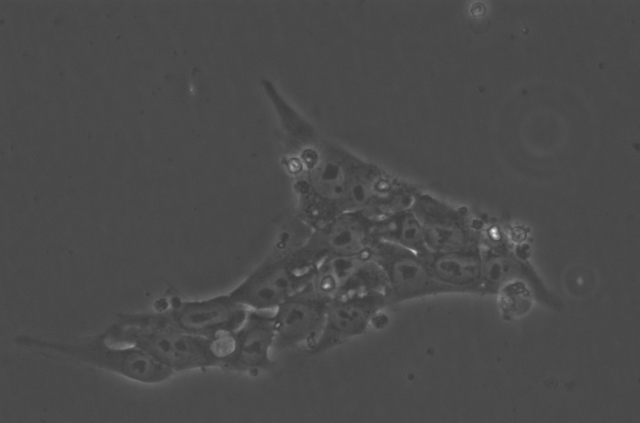
#> input picture orig/ad3 (R) E8 p15 24h 40x 1-orig-crop.tif, 1280 x 845 px (shown at 1/2 size); its folder holds 4 pictures in this run
$ jupyter execute data_preproc.ipynb
#> lines starting #> are read from the running program, lines starting #| are printed output that depends on the picture
[cell 1]
import cv2
import os
import numpy as np

new_image_size = (448, 448)

image_folder = 'orig'
output_folder = 'output'

if not os.path.exists(output_folder):
    os.makedirs(output_folder)

for filename in os.listdir(image_folder):
    img_path = os.path.join(image_folder, filename)
    gray_img = cv2.imread(img_path, cv2.IMREAD_GRAYSCALE)
#> gray_img is the input picture: shape (845, 1280); min 55, max 253, mean 74.7

    # contrast_img = cv2.convertScaleAbs(gray_img, alpha=alpha, beta=beta)
    clahe = cv2.createCLAHE(clipLimit=2.2, tileGridSize=(3, 3))
    contrast_img = clahe.apply(gray_img)
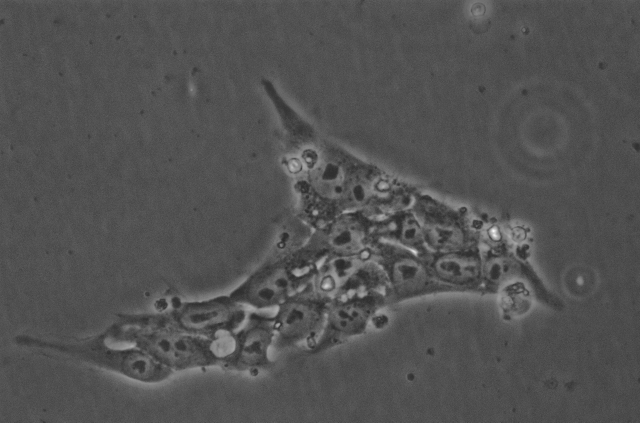
#> contrast_img: shape (845, 1280) (shown at 1/2 size); min 40, max 254, mean 82.4
    # resized_img = cv2.resize(contrast_img, new_image_size)
    #
    output_path = os.path.join(output_folder, filename)
    cv2.imwrite(output_path, contrast_img)
#> pass 2 of the loop `for filename in os.listdir(image_folder):`:
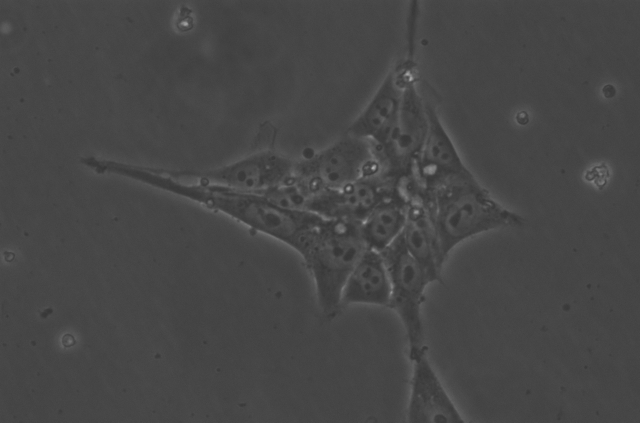
#> input picture orig/ad3 (R) E8 p15 24h 40x 10-orig-crop.tif, 1280 x 845 px (shown at 1/2 size)
#> gray_img is the input picture: shape (845, 1280); min 50, max 184, mean 70.6
#> `contrast_img = clahe.apply(gray_img)`:
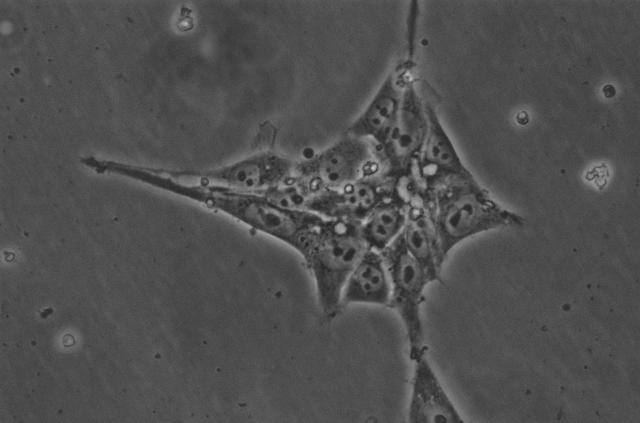
#> contrast_img: shape (845, 1280) (shown at 1/2 size); min 34, max 205, mean 79.5
#> pass 3 of the loop `for filename in os.listdir(image_folder):`:
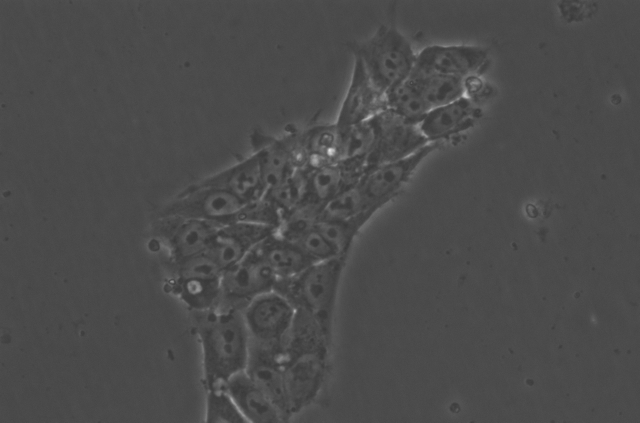
#> input picture orig/ad3 (R) E8 p15 24h 40x 11-orig-crop.tif, 1280 x 845 px (shown at 1/2 size)
#> gray_img is the input picture: shape (845, 1280); min 53, max 232, mean 75.4
#> `contrast_img = clahe.apply(gray_img)`:
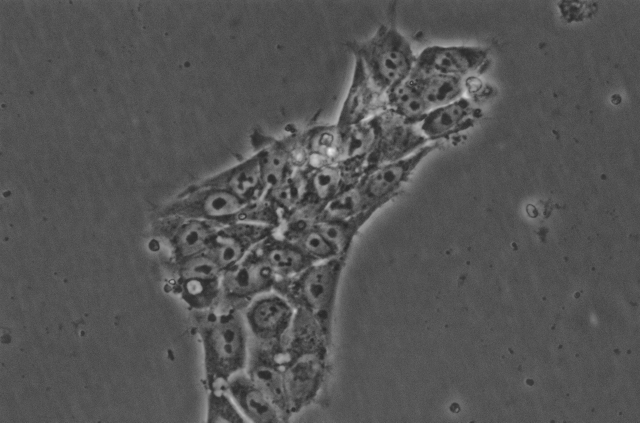
#> contrast_img: shape (845, 1280) (shown at 1/2 size); min 34, max 240, mean 84.4
#> the loop made 4 passes; the first 3 are shown
